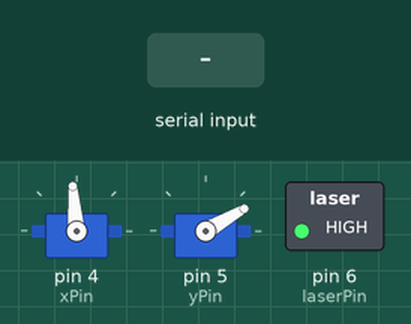
Recording of a sketch running on a simulated Arduino Uno, built with avr-gcc and run on an emulated ATmega328P. Parts: 2 × servo, switched loads named in the sketch (green lamp = pin HIGH). The inputs (shaded band) are chosen by the test bench.

Above: at 1.2 s.
1.3 s: " " received over Serial
At 1.7 s:
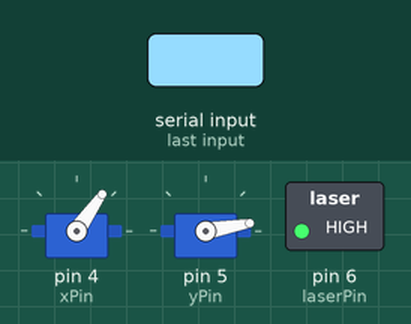
2.8 s: "200\n" received over Serial
At 4.0 s:
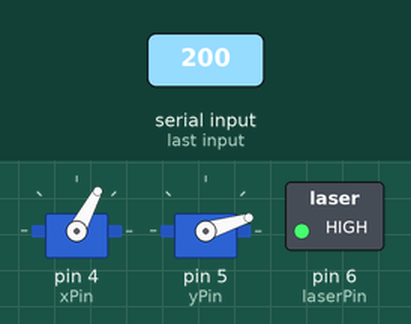
4.3 s: "5\n" received over Serial
At 5.1 s:
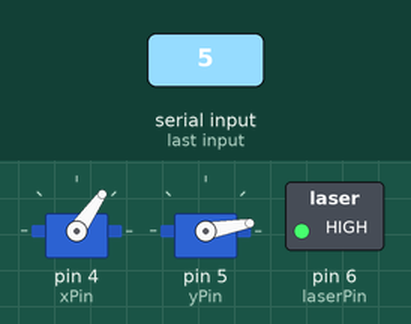
Timing chart, 0 to 7.3 s (numbered marks = the images above; inputs shaded):
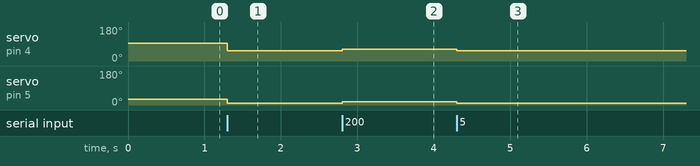

Measured:
- after the input at 1.3 s, servo on pin 4 (xPin): 95° → 55° at once; servo on pin 5 (yPin): 30° → 10° at once
- after the input at 2.8 s, servo on pin 4 (xPin): 55° → 62° at once; servo on pin 5 (yPin): 10° → 17° at once
- after the input at 4.3 s, servo on pin 4 (xPin): 62° → 55° at once; servo on pin 5 (yPin): 17° → 10° at once

The sketch:

ty.ino
```cpp
#include <Servo.h>

#define laserPin 6
#define xPin 4
#define yPin 5

Servo servo_x;
Servo servo_y;

int angle_x, angle_y, x_data, y_data;
int sensitivity_x = 25; //Lower value = more sensitive
int sensitivity_y = 25; //Lower value = more sensitive

String pyData;

void attach_servo() {
  servo_x.attach(xPin);
  servo_y.attach(yPin);
}

/*
void detach_servo() {
  servo_x.detach();
  servo_y.detach();
}
*/

void setup() {
  pinMode(laserPin, OUTPUT);
  digitalWrite(laserPin, HIGH);

  attach_servo();
  servo_x.write(95);
  servo_y.write(30);

  Serial.begin(2000000);
  Serial.setTimeout(1);
}

void loop() {
  while(!Serial.available());

  pyData = Serial.readString();
  x_data = pyData.substring(0, pyData.indexOf(" ")).toInt();
  y_data = pyData.substring(pyData.indexOf(" ")+1).toInt();

  if ((x_data + y_data) <= 3000) {
    // Argumen ke-3 harus dikalibrasi ulang setiap kali alat dibongkar pasang
    angle_x = map(x_data, 0, 1920, 55, 1920/sensitivity_x + 55);
    angle_y = map(y_data, 0, 1080, 10, 1080/sensitivity_y + 10);

    servo_x.write(angle_x);
    servo_y.write(angle_y);
  }
  else {
    // Laser Functionality
    switch (x_data + y_data) {
      case 19998:   // Toggle laser
        if (digitalRead(laserPin) == HIGH) {
          digitalWrite(laserPin, LOW);
        }
        else {
          digitalWrite(laserPin, HIGH);
        }
        break;
      case 19996: // Turn off laser
        digitalWrite(laserPin, LOW);
        break;
      case 19997: // Turn on laser
        digitalWrite(laserPin, HIGH);
        break;
    }
  }

  Serial.flush();
}
```
